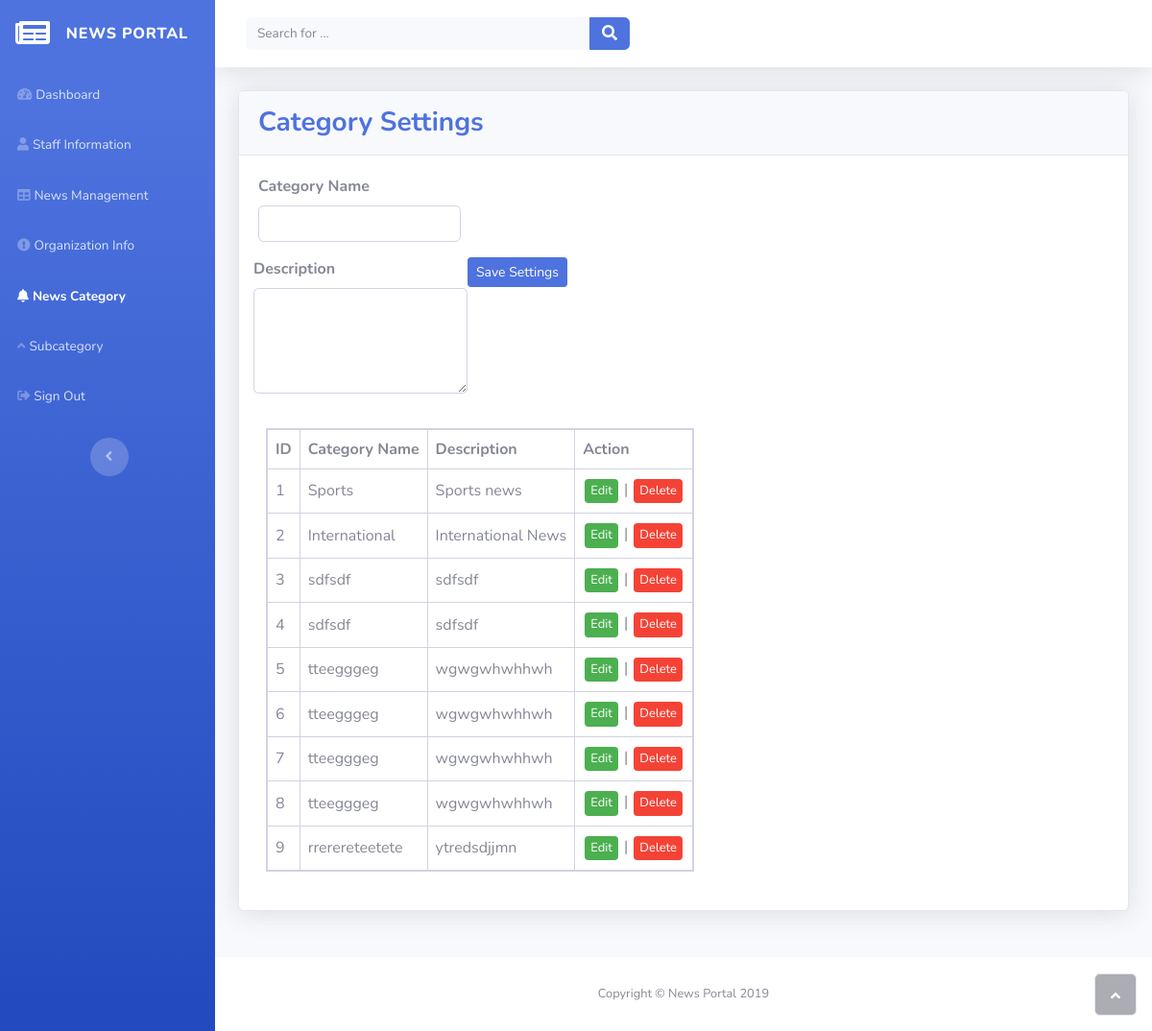
Screenshot of /admin/category.php with the database file from the repository.
### tables this page shows
CREATE TABLE IF NOT EXISTS `category` (
  `id` int(11) NOT NULL AUTO_INCREMENT,
  `catname` varchar(20) NOT NULL,
  `catdes` text NOT NULL,
  PRIMARY KEY (`id`)
);

### admin/category.php (the view, shortened to what this page needs)
<!DOCTYPE html>
<html>
<head>
    <link rel="stylesheet" href="assets/bootstrap/css/bootstrap.min.css">
    <link rel="stylesheet" href="assets/fonts/fontawesome-all.min.css">
    <link rel="stylesheet" href="assets/css/Profile-Edit-Form-1.css">
    <link rel="stylesheet" href="assets/css/Profile-Edit-Form.css">
</head>
<?php
 include("function.php");
?>
<body id="page-top">
    <div id="wrapper">
        <nav class="navbar navbar-dark align-items-start sidebar sidebar-dark accordion bg-gradient-primary p-0">
            <div class="container-fluid d-flex flex-column p-0">
                <a class="navbar-brand d-flex justify-content-center align-items-center sidebar-brand m-0" href="#">
                    <div class="sidebar-brand-icon rotate-n-15"><i class="fas fa-newspaper"></i></div>
                    <div class="sidebar-brand-text mx-3"><span>News Portal</span></div>
                </a>
                <ul class="nav navbar-nav text-light" id="accordionSidebar">
                    <li class="nav-item" role="presentation"><a class="nav-link" href="index.php"><i class="fas fa-tachometer-alt"></i><span>Dashboard</span></a></li>
                    <li class="nav-item" role="presentation"><a class="nav-link" href="staff-information.php"><i class="fas fa-user"></i><span>Staff Information</span></a></li>
                    <li class="nav-item" role="presentation"><a class="nav-link" href="news-management.php"><i class="fas fa-table"></i><span>News Management</span></a></li>
                    <li class="nav-item" role="presentation"><a class="nav-link" href="organization-info.php"><i class="fas fa-exclamation-circle"></i><span>Organization Info</span></a></li>
                    <li class="nav-item" role="presentation"><a class="nav-link active" href="category.php"><i class="fas fa-bell"></i><span>News Category</span></a></li>
					<li class="nav-item" role="presentation"><a class="nav-link" href="sub-category.php"><i class="fas fa-angle-up"></i><span>Subcategory</span></a></li>
					<li class="nav-item" role="presentation"><a class="nav-link" href="../index.php"><i class="fas fa-sign-out-alt"></i><span>Sign Out</span></a></li>
                </ul>
                <div class="text-center d-none d-md-inline"><button class="btn rounded-circle border-0" id="sidebarToggle" type="button"></button></div>
            </div>
        </nav>
        <div class="d-flex flex-column" id="content-wrapper">
            <div id="content">
                <nav class="navbar navbar-light navbar-expand bg-white shadow mb-4 topbar static-top">
                    <div class="container-fluid"><button class="btn btn-link d-md-none rounded-circle mr-3" id="sidebarToggleTop" type="button"><i class="fas fa-bars"></i></button>
                     <form class="form-inline d-none d-sm-inline-block mr-auto ml-md-3 my-2 my-md-0 mw-100 navbar-search">
                          <div class="input-group"><input class="bg-light form-control border-0 small" type="text" placeholder="Search for ...">
                            <div class="input-group-append"><button class="btn btn-primary py-0" type="button"><i class="fas fa-search"></i></button></div>
                          </div>
                     </form>
                </div>
            </nav>
            <div class="container-fluid">
                <div class="card shadow mb-5">
                    <div class="card-header py-3">
                        <h3 class="text-primary m-0 font-weight-bold">Category Settings</h3>
                    </div>
                    <div class="card-body">
                        <div class="row">
                            <div class="col-md-6">
                                <form action="category.php" method="POST">
								<div class="form-row">
                                    <div class="col-6">
                                    <div class="form-group"><label for="catname"><strong>Category Name</strong></label><input class="form-control" type="text" placeholder="" name="catname"></div>
                                    </div>
                                    <div class="form-group"><label for="catdes"><strong>Description</strong><br></label><textarea class="form-control" rows="4" name="catdes"></textarea></div>
                                    <div class="form-group"><button class="btn btn-primary btn-sm" type="save" value="submit" name="save">Save Settings</button></div>
                                </form>
                            </div>
                        </div>
                    </div>
                    <div style=' font-family: Times New Roman", Times, serif; '>
		            <?php
						$sql = "SELECT * FROM category";
						$rec = $conn->query($sql);
						echo "<div class='card-body'>";
                        echo "<div class='row'>";
						echo "<table border='2' cellpadding='8' cellspacing='' bordercolor='#d1d3e2'>";
						echo "<tr>
								<th>ID</th>
								<th>Category Name</th>
								<th>Description</th>
								<th>Action</th>
							</tr>";
						while($row = mysqli_fetch_array($rec))
						{
							$id = $row['id'];
							$catname = $row['catname'];
							$catdes = $row['catdes'];
							echo "<tr>
								<td>$id</td>
								<td>$catname</td>
								<td>$catdes</td>
								<td>
									<a href='edit_category.php?id=$id' class='button1'>Edit</a> |
						            <a href='$_SERVER[SCRIPT_NAME]?id=$id' class='button2' onClick=\"return confirm('Are you sure?')\">Delete</a>
								</td>
							</tr>";
						}
						echo "</table>";
						echo "</div>";
					    echo "</div>";
		            ?>
                </div>
                </div>
            </div>
        </div>
        <footer class="bg-white sticky-footer">
            <div class="container my-auto">
                <div class="text-center my-auto copyright"><span>Copyright © News Portal 2019</span></div>
            </div>
        </footer>
    </div><a class="border rounded d-inline scroll-to-top" href="#page-top"><i class="fas fa-angle-up"></i></a></div>
</body>
</html>

### admin/category.php (style rules this page uses)
.button1 { background-color: #4CAF50; border: none; color: white; padding: 3px 6px; text-align: center; text-decoration: none; display: inline-block; font-size: 13px; margin: 2px 2px; cursor: pointer; border-radius: 4px; }
.button2 { background-color: #f44336; border: none; color: white; padding: 3px 6px; text-align: center; text-decoration: none; display: inline-block; font-size: 13px; margin: 2px 2px; cursor: pointer; border-radius: 4px; }

### rows the page displays
category: id "1", catname "Sports", catdes "Sports news"
category: id "2", catname "International", catdes "International News"
category: id "3", catname "sdfsdf", catdes "sdfsdf"
category: id "4", catname "sdfsdf", catdes "sdfsdf"
category: id "5", catname "tteegggeg", catdes "wgwgwhwhhwh"
category: id "6", catname "tteegggeg", catdes "wgwgwhwhhwh"
category: id "7", catname "tteegggeg", catdes "wgwgwhwhhwh"
category: id "8", catname "tteegggeg", catdes "wgwgwhwhhwh"
category: id "9", catname "rrerereteetete", catdes "ytredsdjjmn"
